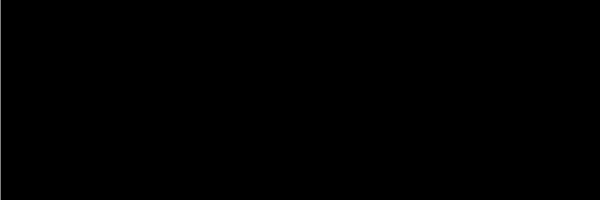
Frame 1 (no input)
Frame 60 (no input): blank canvas, image omitted
Frame 120 (the mouse pressed at the canvas centre since frame 60): blank canvas, image omitted

The p5.js sketch that drew this single still picture (run headless with seeded random() and noise() and a simulated clock; from frame 60 on, the mouse is pressed at the canvas centre):

// p5.js sketch
// ── sketch.js
let x = 0;

function setup() {
  createCanvas(600, 200);
  setTimeout(P, 2000)
}

function P() {
  createP('nihao')
}

function draw() {
  background(0);
  stroke(255)
  line(x, 0, x, height)

  x += 3

  if (x > width) {
    x = 0
  }
}
